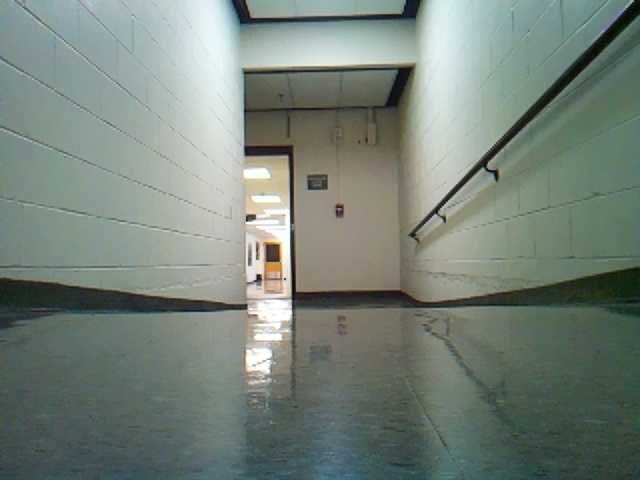
#> input picture hallway_test.jpg, 640 x 480 px, found by its file name
$ python houghcal.py
#> lines starting #> are read from the running program, lines starting #| are printed output that depends on the picture; after the words box and inside, x2 and y2 are one past the last pixel; in counts of white or black regions, pixels touching at a corner belong together
import cv2
import numpy as np

def blank(x):
    pass

orig_img = cv2.imread('hallway_test.jpg')
#> orig_img is the input picture: shape (480, 640, 3); mean B, G, R 121.1, 130.3, 117.9

if orig_img is None:
    print("Error: Could not find 'hallway_test.jpg'. Make sure it is in the same folder!")
    exit()

height, width = orig_img.shape[:2]
#> height = 480; width = 640

# Setup OpenCV Window and Sliders
cv2.namedWindow('Hough Calibrator', cv2.WINDOW_NORMAL)
cv2.resizeWindow('Hough Calibrator', 600, 800)


cv2.createTrackbar('Crop Top', 'Hough Calibrator', int(height/2), height-10, blank)
cv2.createTrackbar('Canny Min', 'Hough Calibrator', 50, 255, blank)
cv2.createTrackbar('Canny Max', 'Hough Calibrator', 150, 255, blank)
cv2.createTrackbar('Hough Thresh', 'Hough Calibrator', 80, 200, blank)
cv2.createTrackbar('Min Length', 'Hough Calibrator', 80, 200, blank)
cv2.createTrackbar('Max Gap', 'Hough Calibrator', 30, 100, blank)

while True:
    crop_y = cv2.getTrackbarPos('Crop Top', 'Hough Calibrator')
    c_min = cv2.getTrackbarPos('Canny Min', 'Hough Calibrator')
    c_max = cv2.getTrackbarPos('Canny Max', 'Hough Calibrator')
    h_thresh = cv2.getTrackbarPos('Hough Thresh', 'Hough Calibrator')
    m_len = cv2.getTrackbarPos('Min Length', 'Hough Calibrator')
    m_gap = cv2.getTrackbarPos('Max Gap', 'Hough Calibrator')


    cropped_img = orig_img[crop_y:height, 0:width]
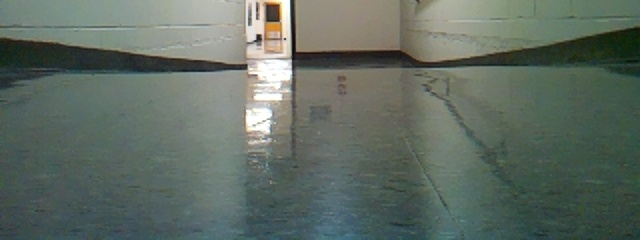
#> cropped_img: shape (240, 640, 3); mean B, G, R 98.5, 107.5, 95.9


    gray = cv2.cvtColor(cropped_img, cv2.COLOR_BGR2GRAY)
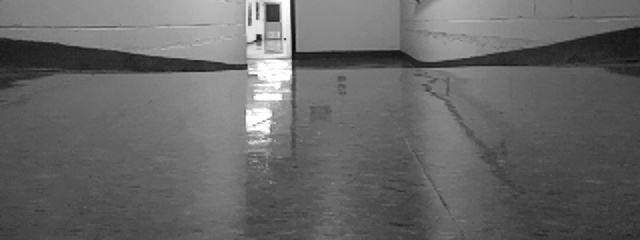
#> gray: shape (240, 640); min 8, max 255, mean 103
    blurred = cv2.blur(gray, (5, 5))
    edges = cv2.Canny(blurred, c_min, c_max)
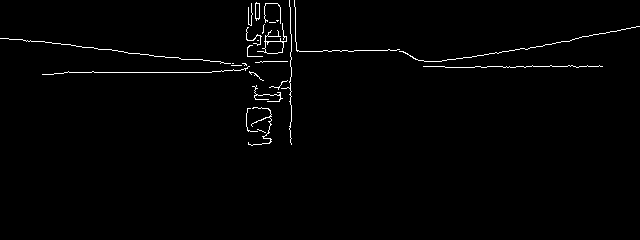
#> edges: shape (240, 640); 1.3% white in thin lines or dots, all inside (x1, y1, x2, y2) = (0, 0, 640, 146)

    # Apply Hough Lines
    display_img = cropped_img.copy()
    lines = cv2.HoughLinesP(edges, 1, np.pi/180,
                            threshold=max(1, h_thresh),
                            minLineLength=m_len,
                            maxLineGap=m_gap)
#> lines = [[161, 72, 249, 71], [39, 41, 249, 66], [423, 66, 602, 66], [439, 61, 571, 40], [290, 142, 290, 7]]

    # Draw the lines in red
    if lines is not None:
        for line in lines:
            x1, y1, x2, y2 = line[0]
            cv2.line(display_img, (x1, y1), (x2, y2), (0, 0, 255), 3)
#> this loop made 5 passes
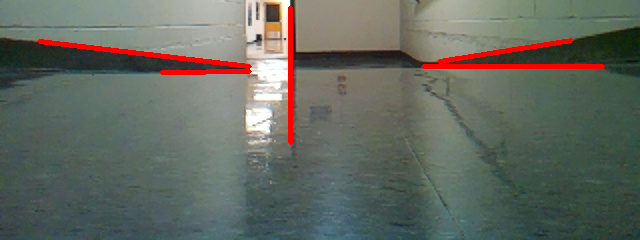
#> display_img: shape (240, 640, 3); 2.46% of pixels changed, all inside (x1, y1, x2, y2) = (37, 5, 605, 145)


    edges_bgr = cv2.cvtColor(edges, cv2.COLOR_GRAY2BGR)
    stacked = np.vstack((edges_bgr, display_img))
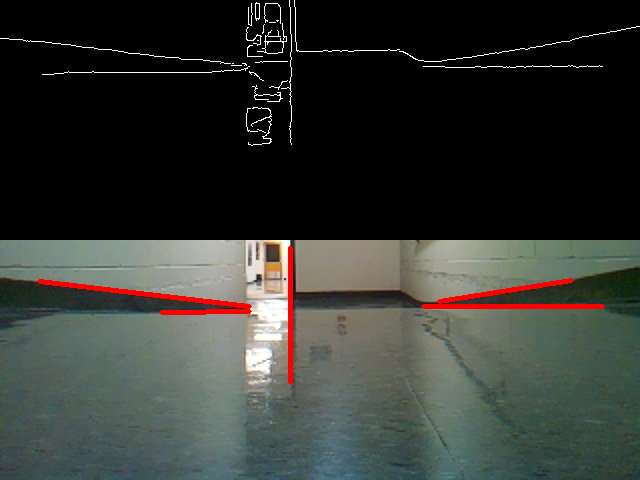
#> stacked: shape (480, 640, 3); mean B, G, R 49.7, 54.1, 51.4

    cv2.imshow('Hough Calibrator', stacked)

    key = cv2.waitKey(1) & 0xFF
#> (key q is pressed here)
    if key == ord('q') or key == 27:
        print(f"cropped_img = img[{crop_y}:, :]")
        print(f"gray = cv2.cvtColor(cropped_img, cv2.COLOR_BGR2GRAY)")
        print(f"blurred = cv2.blur(gray, (5, 5))")
        print(f"edges = cv2.Canny(blurred, {c_min}, {c_max})")
        print(f"lines = cv2.HoughLinesP(edges, 1, np.pi/180, threshold={h_thresh}, minLineLength={m_len}, maxLineGap={m_gap})")
        break

cv2.destroyAllWindows()

$ run again, with Green_Center_of_Mass.jpg copied over hallway_test.jpg
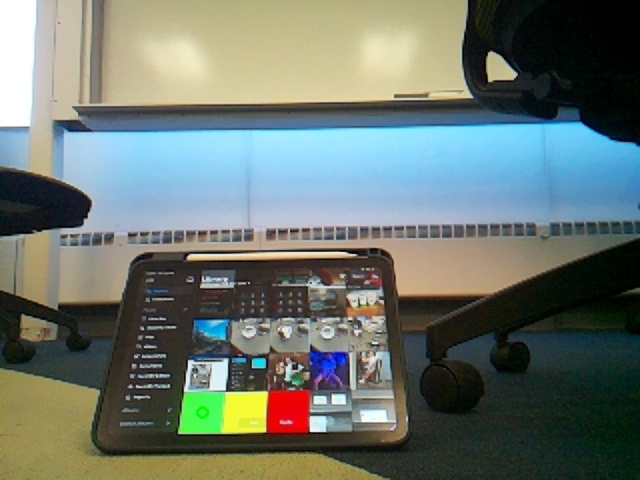
#> input picture Green_Center_of_Mass.jpg, 640 x 480 px, found by its file name
#> orig_img is the input picture: shape (480, 640, 3); mean B, G, R 110.1, 117.8, 107.7
#> `edges = cv2.Canny(blurred, c_min, c_max)`:
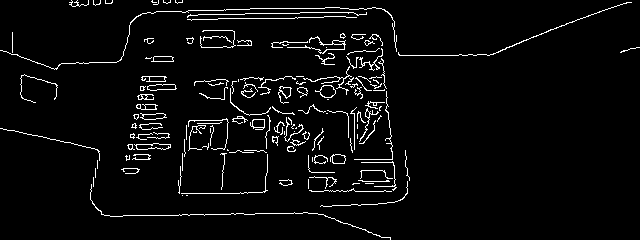
#> edges: shape (240, 640); 4.1% white in thin lines or dots
#> lines = [[110, 216, 307, 212], [190, 14, 349, 12], [487, 55, 588, 15], [156, 11, 249, 9], [187, 19, 273, 18], [233, 44, 398, 53], [204, 80, 384, 77], [0, 128, 148, 159], [377, 8, 397, 201]]
#> the loop `for line in lines:` made 9 passes
#> edges_bgr: shape (240, 640, 3); 4.1% white in thin lines or dots
#> `stacked = np.vstack((edges_bgr, display_img))`:
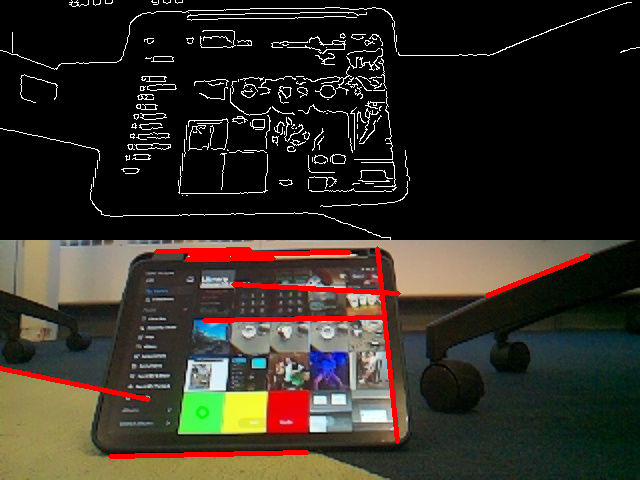
#> stacked: shape (480, 640, 3); mean B, G, R 36.1, 44.5, 49.8

$ run again, with Red_Center_of_Mass.jpg copied over hallway_test.jpg
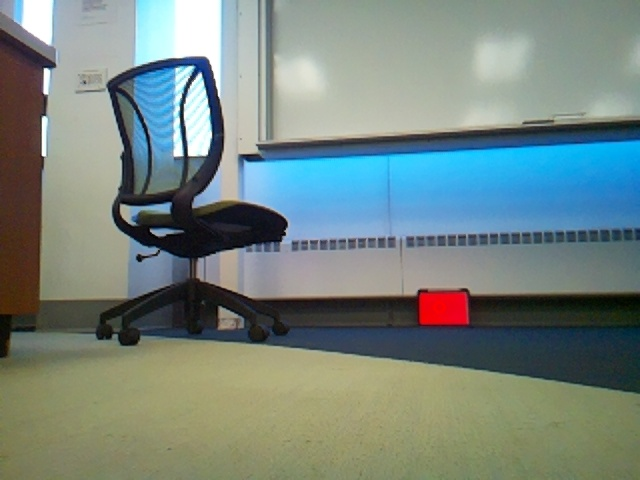
#> input picture Red_Center_of_Mass.jpg, 640 x 480 px, found by its file name
#> orig_img is the input picture: shape (480, 640, 3); mean B, G, R 128.6, 134, 118.8
#> `edges = cv2.Canny(blurred, c_min, c_max)`:
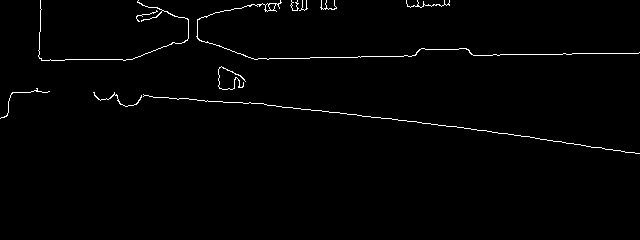
#> edges: shape (240, 640); 1.2% white in thin lines or dots, all inside (x1, y1, x2, y2) = (0, 0, 640, 154)
#> lines = [[251, 58, 411, 56], [389, 118, 639, 153], [114, 92, 230, 102], [242, 102, 330, 112], [471, 54, 571, 54]]
#> the loop `for line in lines:` made 5 passes
#> `stacked = np.vstack((edges_bgr, display_img))`:
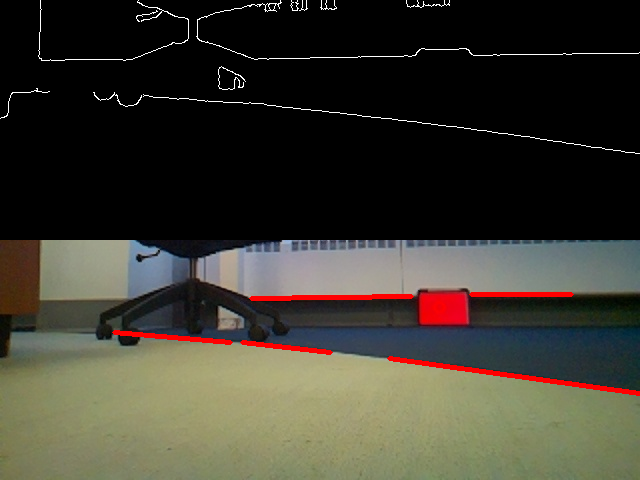
#> stacked: shape (480, 640, 3); mean B, G, R 48, 58.2, 60.7
